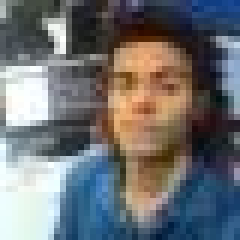
#> input picture image.jpg, 40 x 40 px (shown 6 times larger)
$ python image.py
#> lines starting #> are read from the running program, lines starting #| are printed output that depends on the picture
from PIL import Image
import numpy as np

def convert_image(filename):
#> called with filename = 'image.jpg'
    image = Image.open(filename)
#> image is the input picture: PIL image 40x40 RGB; mean R, G, B 109.9, 111.5, 113.7
    height, width =  image.size
#> height = 40; width = 40
    pixels = image.load()
    luminosity_grayscale = np.zeros((width, height))

    for y in range(width):
        for x in range(height):
            r, g, b = pixels[x, y];

            # Converting RGB to grayscale by LUMINOSITY for more contrast
            luminosity_grayscale[x][y] = round(r * 0.21 + g * 0.72 + b * 0.07);
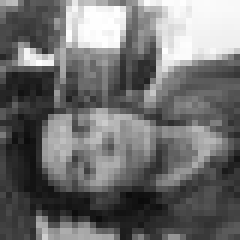
#> luminosity_grayscale: shape (40, 40) float64 (shown 6 times larger); min 11, max 255, mean 111.3

    return luminosity_grayscale

# Rather than using HDF, it was save in NPY, ONE numpy array in a compressed file
# Still can be improved by use savez_compressed, to save more than one array in a unique file
def data2file(data, index = 0):
    np.save("image"+str(index), data)

def file2data(filename, index = 0):
    return np.load("image"+str(index)+".npy")

print(file2data(data2file(convert_image('image.jpg'))))
